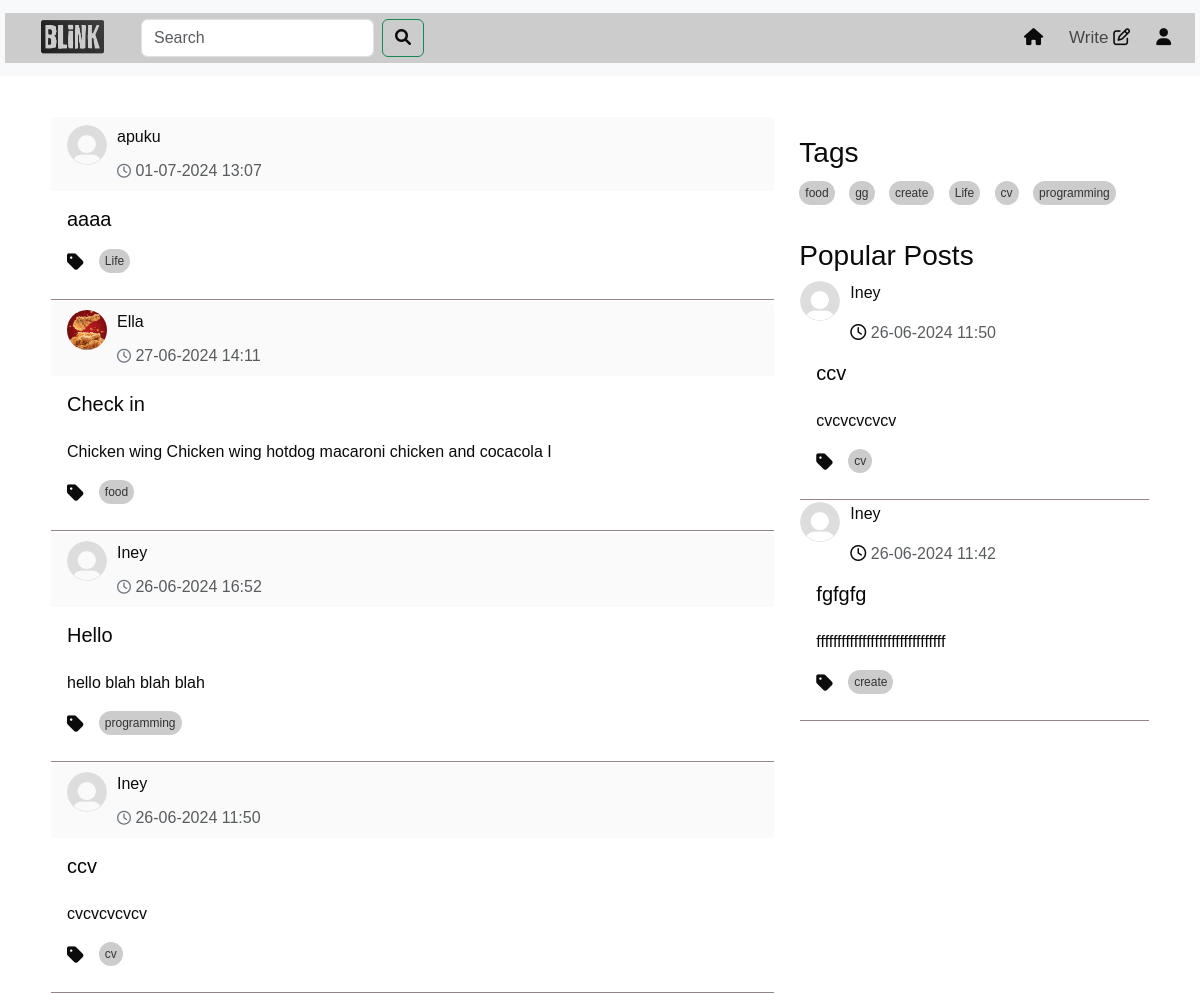
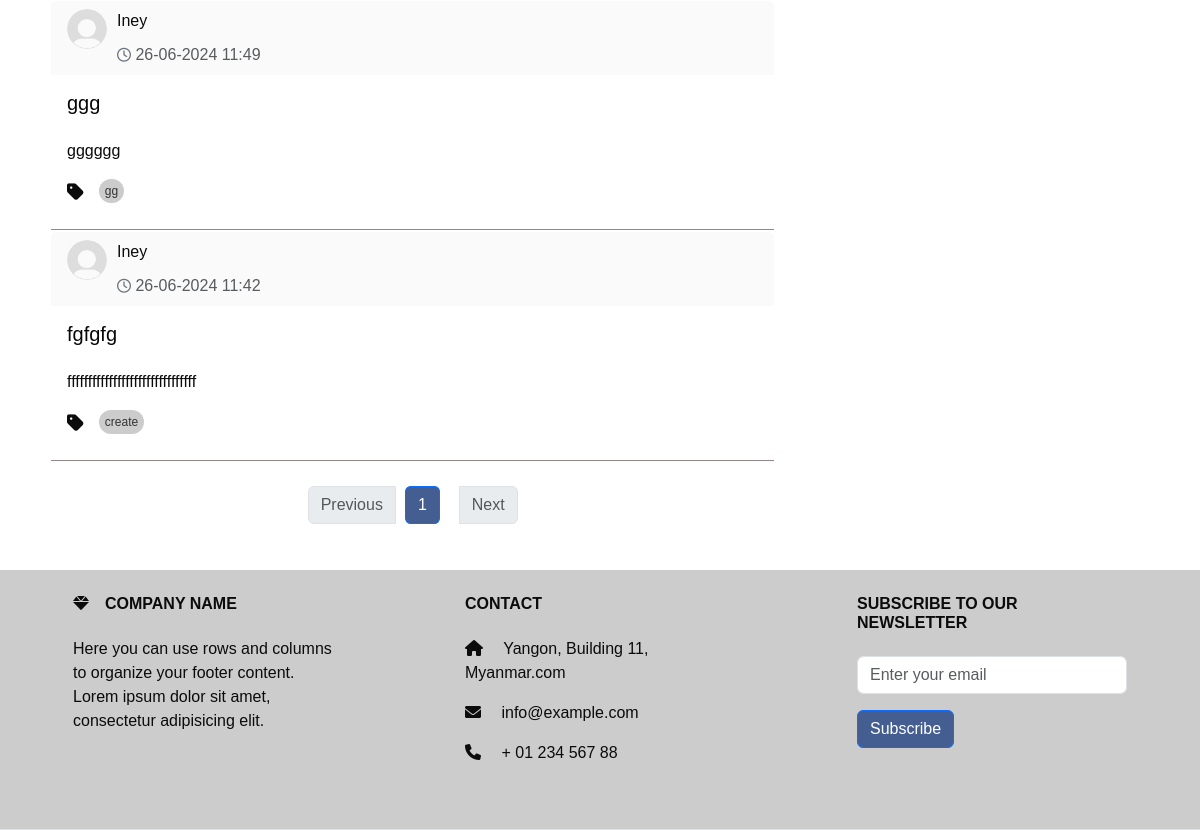
Screenshot of /home (signed in) with the database file from the repository (2 pictures, top to bottom).
### models.py (models this page shows, shortened)
class Post(db.Model):
    id = db.Column(db.Integer, primary_key=True)
    title = db.Column(db.Text())
    content = db.Column(db.Text())
    tag = db.Column(db.Text(), nullable=False)
    user_id = db.Column(db.Integer, db.ForeignKey('user.id'), nullable=False)
    created_date = db.Column(db.DateTime,default=datetime.datetime.now)
    likes = db.Column(db.Integer, default=0)
    meta = db.Column(db.Text, nullable=True)
    comments = db.relationship('Comment', backref='post',cascade="all, delete", lazy=True)

class User(UserMixin,db.Model):
    id = db.Column(db.Integer, primary_key=True)
    username = db.Column(db.String(50), unique=True)
    email =db.Column(db.String(50), unique=True)
    password = db.Column(db.String(100))
    bio = db.Column(db.String(50))
    profile_picture = db.Column(db.String(250))
    posts = db.relationship('Post', backref='author', lazy=True)
    comments = db.relationship('Comment', backref='author', lazy=True)

### route.py (the view)
@app.route('/home',methods=['GET', 'POST'])
@login_required
def home(limit=2):
    page = request.args.get('page', 1, type=int)
    per_page = 10  # Number of posts per page
    post = get_posts(page, per_page)  # Assuming you have a function to get paginated posts
    unique_tags = list(set(tag for tag, in Post.query.with_entities(Post.tag).distinct().limit(15)))
    popular_posts = Post.query.order_by(Post.likes.desc()).limit(limit).all()
    forms=SearchForm()
    query = forms.search.data
    if forms.validate_on_submit():
         search_results = Post.query.filter(Post.title.ilike(f'%{query}%')).all()
         return render_template('search_results.html' ,post=post, search_results =search_results ,
                                form = forms ,popular_posts = popular_posts,tags=unique_tags)
    return render_template("home.html", post=post ,form=forms  ,popular_posts = popular_posts,tags=unique_tags)

### forms.py
class SearchForm(FlaskForm):
    search = StringField('Search ', validators=[DataRequired()])
    submit = SubmitField('Search')

### route.py (called while the page is built)
@login_manager.user_loader
def loader_user(user_id):
    return User.query.get(user_id)

def get_posts(page, per_page, tag=None):
    if tag:
        return Post.query.filter(Post.tag.in_([tag])).paginate(page=page, per_page=per_page, error_out=False)
    return Post.query.order_by(Post.created_date.desc()).paginate(page=page, per_page=per_page, error_out=False)

### templates/home.html (shortened to what this page needs)
<!DOCTYPE html>
<html lang="en">
  <head>
    <link
      href="https://cdn.jsdelivr.net/npm/bootstrap@5.3.3/dist/css/bootstrap.min.css"
      rel="stylesheet"
    />
    <link
      href="https://cdnjs.cloudflare.com/ajax/libs/font-awesome/6.0.0-beta3/css/all.min.css"
      rel="stylesheet"
    />
    <link
      rel="stylesheet"
      href="https://cdnjs.cloudflare.com/ajax/libs/font-awesome/5.15.4/css/all.min.css"
    />
    <link
      href="https://cdnjs.cloudflare.com/ajax/libs/font-awesome/6.0.0-beta3/css/all.min.css"
      rel="stylesheet"
    />
    <link
      href="https://cdn.jsdelivr.net/npm/bootstrap@5.3.3/dist/css/bootstrap.min.css"
      rel="stylesheet"
    />
    <link
      href="https://cdnjs.cloudflare.com/ajax/libs/font-awesome/6.0.0-beta3/css/all.min.css"
      rel="stylesheet"
    />
    <link rel="stylesheet" href="/static/home.css" />
    <link rel="stylesheet" href="/static/topnav.css" />
  </head>
  <body>
    {% include 'topnav.html' %}
    <div class="container">
      <div class="row">
        <div class="col-sm-8">
          <div id="posts-container">
            {% for post in post.items %}
            <div class="card">
              <div
                class="card-header d-flex justify-content-between align-items-center"
              >
                <div class="profile-image">
                  <a
                    class="nav-link"
                    href="{{ url_for('profile',user_id=post.user_id) }}"
                    ><img
                      src="{{ url_for('static', filename='/photo/user_profile/'+post.author.profile_picture) }}"
                      width="60"
                      height="60"
                      alt=""
                  /></a>
                  <div style="width: 300px">
                    <p id="name">
                      <a
                        class="nav-link"
                        href="{{ url_for('profile',user_id=post.user_id) }}"
                        >{{post.author.username}}</a
                      >
                    </p>
                    <p class="text-muted mb-0">
                      <i class="fa-regular fa-clock"></i>
                      {{post.created_date.strftime('%d-%m-%Y %H:%M')}}
                    </p>
                  </div>
                </div>
              </div>
              <div class="card-body">
                <a
                  class="nav-link"
                  href="{{ url_for('full_post',post_id=post.id) }}"
                >
                  <h5 class="card-title">{{post.title}}</h5>
                  <p class="card-text" id="card-description">
                    {{post.meta | safe}}
                  </p>
                  <div class="tags-container">
                    <ul class="list-group list-group-horizontal">
                      <i class="fas fa-tag"></i>
                      <a
                        href="{{ url_for('home_tag',tag=post.tag ) }}"
                        class="tag"
                        >{{post.tag}}
                      </a>
                    </ul>
                  </div>
                </a>
              </div>
              <div
                class="card-end"
                style="border-bottom: #958787 solid 1px"
              ></div>
            </div>
            {% endfor %}
          </div>
          <nav aria-label="Page navigation" class="mt-4">
            <ul class="pagination justify-content-center" style="gap: 10px">
              <li
                class="page-item {% if not post.has_prev %}disabled{% endif %}"
              >
                {% if post.has_prev %}
                <a class="page-link" href="?page={{ post.prev_num }}"
                  >Previous</a
                >
                {% else %}
                <span class="page-link">Previous</span>
                {% endif %}
              </li>
              {% for page_num in post.iter_pages() %} {% if page_num %}
              <li
                class="page-item {% if post.page == page_num %}active{% endif %}"
              >
                <a
                  class="page-link"
                  href="?page={{ page_num }}"
                  style="background-color: #445e91"
                  >{{ page_num }}</a
                >
              </li>
              {% else %}
              <li class="page-item disabled">
                <span class="page-link">...</span>
              </li>
              {% endif %} {% endfor %}
              <li
                class="page-item {% if not post.has_next %}disabled{% endif %}"
              >
                {% if post.has_next %}
                <a class="page-link" href="?page={{ post.next_num }}">Next</a>
                {% else %}
                <span class="page-link">Next</span>
                {% endif %}
              </li>
            </ul>
          </nav>
        </div>
        {% include 'sidenav.html' %}
      </div>
    </div>
    {% include 'footer.html' %}
  </body>
</html>

### templates/sidenav.html (shortened to what this page needs)
<!DOCTYPE html>
<html lang="en">
  <head>
    <link
      href="https://cdn.jsdelivr.net/npm/bootstrap@5.3.3/dist/css/bootstrap.min.css"
      rel="stylesheet"
    />
    <link
      href="https://cdnjs.cloudflare.com/ajax/libs/font-awesome/6.0.0-beta3/css/all.min.css"
      rel="stylesheet"
    />
    <link
      rel="stylesheet"
      href="https://cdnjs.cloudflare.com/ajax/libs/font-awesome/5.15.4/css/all.min.css"
    />
    <link
      href="https://cdnjs.cloudflare.com/ajax/libs/font-awesome/6.0.0-beta3/css/all.min.css"
      rel="stylesheet"
    />
    <link rel="stylesheet" href="/static/home.css" />
  </head>
  <body>
    <div class="col-sm-4" id="right-column">
      <div class="tags-section">
        <h3>Tags</h3>
        <div class="tags-container">
          {% if tags %} {% for tag in tags %}
          <a href="{{ url_for('home_tag',tag=tag ) }}" class="tag">{{ tag }}</a>
          {% endfor %} {% else %}
          <p>No tags available</p>
          {% endif %}
        </div>
      </div>
      <div class="mt-4">
        <h3>Popular Posts</h3>
        {% for popular_post in popular_posts %}
        <div class="card">
          <div>
            <div class="profile-image">
              <a
                class="nav-link"
                href="{{ url_for('profile',user_id=popular_post.user_id) }}"
                ><img
                  src="{{ url_for('static', filename='/photo/user_profile/'+popular_post.author.profile_picture) }}"
                  width="60"
                  height="60"
                  alt=""
              /></a>
              <div style="width: 300px">
                <p id="name">
                  <a
                    class="nav-link"
                    href="{{ url_for('profile',user_id=popular_post.user_id) }}"
                    >{{popular_post.author.username}}</a
                  >
                </p>
                <p class="text-muted mb-0">
                  <i class="fa-regular fa-clock"></i>
                  {{popular_post.created_date.strftime('%d-%m-%Y %H:%M')}}
                </p>
              </div>
            </div>
          </div>
          <div class="card-body">
            <a
              class="nav-link"
              href="{{ url_for('full_post',post_id=popular_post.id) }}"
            >
              <h5 class="card-title" id="popular">{{popular_post.title}}</h5>
              <p class="card-text" id="card-description">
                {{popular_post.meta |safe }}
              </p>
              <div class="tags-container">
                <ul class="list-group list-group-horizontal">
                  <i class="fas fa-tag"></i>
                  <a
                    href="{{ url_for('home_tag',tag=popular_post.tag ) }}"
                    class="tag"
                    >{{popular_post.tag}}</a
                  >
                </ul>
              </div>
            </a>
          </div>
          <div class="card-end" style="border-bottom: #958787 solid 1px"></div>
        </div>
        {% endfor %}
      </div>
    </div>
  </body>
</html>

### static/home.css (style rules this page uses)
* { color: #0c0b0b; font-family: sans-serif; margin: 0; padding: 0; box-sizing: border-box; }
.container { background: #fff; padding: 20px; margin-top: 20px; z-index: 1; }
.card { color: #070707; border-color: #ffffff; background-color: #ffffff; }
.card-header { padding: 10px; background-color: #fafafa; border-bottom: 1px solid #ccc; display: flex; align-items: center; border-bottom: none !important; }
.card-header { display: flex; flex-direction: row; justify-content: space-between; align-items: center; padding: 0.5rem 1rem; }
.profile-image { margin-right: 10px; }
.profile-image img { border-radius: 50%; width: 40px; height: 40px; }
.card-header p { margin: 0; }
.card-header i { margin: 0; font-size: 14px; color: #6c757d; }
.card-body { background-color: #ffffff; }
.card-text { overflow: hidden; text-overflow: ellipsis; display: -webkit-box; -webkit-line-clamp: 3; -webkit-box-orient: vertical; transition: -webkit-line-clamp 0.5s ease; }
.profile-image { float: left; display: flex; justify-content: center; margin-right: 1rem; }
.profile-image img { border-radius: 50%; }
#right-column { position: -webkit-sticky; position: sticky; top: 0; height: 100vh; overflow-y: auto; padding-top: 20px; }
ul { display: flex; }
#right-column { position: -webkit-sticky; position: sticky; top: 0; height: 100vh; overflow-y: hidden; padding-top: 20px; z-index: 1; }
.tags-container { margin-top: 10px; }
.fa-tag { font-size: 1.2em; margin-right: 5px; vertical-align: middle; }
.tags-container .tag { background-color: #ccc; color: #333; padding: 3px 6px; margin-right: 10px; border-radius: 20px; text-decoration: none; font-size: 12px; display: inline-block; }

### static/topnav.css (style rules this page uses)
* { color: #0c0b0b; font-family: sans-serif; margin: 0; padding: 0; box-sizing: border-box; }
.container { background: #fff; padding: 20px; margin-top: 20px; z-index: 1; }
.d-flex { padding-left: 20px; background-color: #ccc; }
.row a { border-radius: 15%; margin-bottom: 10px; margin-right: 10px; }

### rows the page displays
Post: profile_picture (placeholder picture), author.username "apuku", created_date "01-07-2024 13:07", title "aaaa", tag "Life"
Post: profile_picture (picture), author.username "Ella", created_date "27-06-2024 14:11", title "Check in", meta "Chicken wing Chicken wing hotdog macaroni chicken and cocacola I", tag "food"
Post: profile_picture (placeholder picture), author.username "Iney", created_date "26-06-2024 16:52", title "Hello", meta "hello blah blah blah", tag "programming"
Post: profile_picture (placeholder picture), author.username "Iney", created_date "26-06-2024 11:50", title "ccv", meta "cvcvcvcvcv", tag "cv"
Post: profile_picture (placeholder picture), author.username "Iney", created_date "26-06-2024 11:49", title "ggg", meta "gggggg", tag "gg"
Post: profile_picture (placeholder picture), author.username "Iney", created_date "26-06-2024 11:42", title "fgfgfg", meta "fffffffffffffffffffffffffffffff", tag "create"

### other values shown
{{ page_num }} "1"
{{ tag }} "food" "gg" "create" "Life" "cv" "programming"
